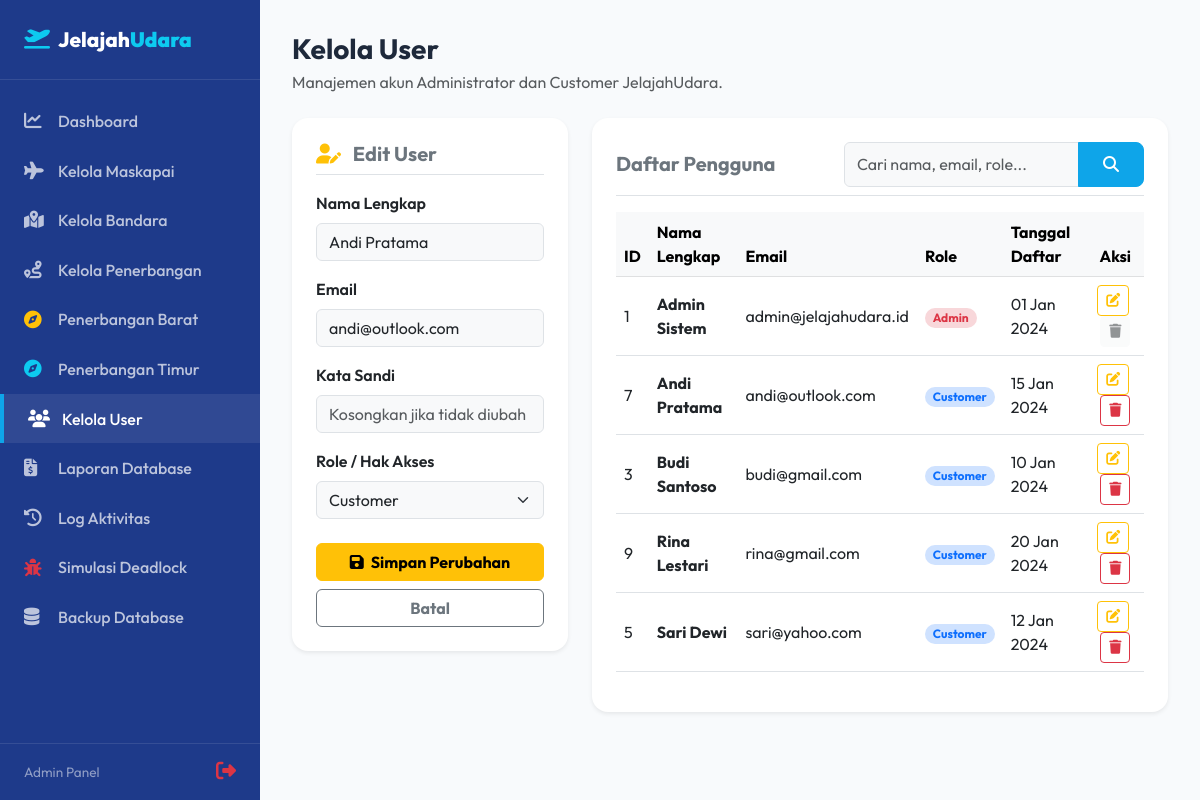
The app's page /admin/user/index.php?action=edit&id=7 (signed in) with its own data.
### tables this page shows
CREATE TABLE `users` (
  `id_user` int unsigned NOT NULL AUTO_INCREMENT,
  `nama` varchar(100) NOT NULL,
  `email` varchar(150) NOT NULL,
  `password` varchar(255) NOT NULL,
  `role` enum('admin','customer') NOT NULL DEFAULT 'customer',
  `created_at` datetime NOT NULL DEFAULT CURRENT_TIMESTAMP,
  `nama_lengkap` varchar(100) NOT NULL DEFAULT '',
  PRIMARY KEY (`id_user`),
  UNIQUE KEY `uq_email` (`email`),
  KEY `idx_role` (`role`)
);

### admin/user/index.php (the view, shortened to what this page needs)
<?php
require_once '../../includes/header.php';
$database = new Database();
$db = $database->getConnection();
$edit_data = null;
if (isset($_GET['action']) && $_GET['action'] === 'edit' && isset($_GET['id'])) {
    $id = intval($_GET['id']);
    try {
        $query = "SELECT * FROM users WHERE id_user = :id LIMIT 1";
        $stmt = $db->prepare($query);
        $stmt->bindParam(':id', $id);
        $stmt->execute();
        $edit_data = $stmt->fetch(PDO::FETCH_ASSOC);
    } catch (PDOException $e) {}
}
$search = isset($_GET['search']) ? filter_input(INPUT_GET, 'search', FILTER_SANITIZE_SPECIAL_CHARS) : '';
$users_list = [];
try {
    if (!empty($search)) {
        $query = "SELECT * FROM users
                  WHERE nama_lengkap LIKE :search
                     OR email LIKE :search
                     OR role LIKE :search
                  ORDER BY nama_lengkap ASC";
        $stmt = $db->prepare($query);
        $search_param = "%" . $search . "%";
        $stmt->bindParam(':search', $search_param);
    } else {
        $query = "SELECT * FROM users ORDER BY nama_lengkap ASC";
        $stmt = $db->prepare($query);
    }
    $stmt->execute();
    $users_list = $stmt->fetchAll(PDO::FETCH_ASSOC);
} catch (PDOException $e) {}
?>
<div class="admin-wrapper">
    <?php require_once '../../includes/sidebar.php'; ?>
    <main class="admin-content">
        <div class="d-flex justify-content-between align-items-center mb-4">
            <div>
                <h3 class="fw-bold mb-1">Kelola User</h3>
                <p class="text-muted mb-0">Manajemen akun Administrator dan Customer JelajahUdara.</p>
            </div>
        </div>
        <div class="row g-4">
            <div class="col-lg-4">
                <div class="card border-0 shadow-sm rounded-4 p-4 bg-white">
                    <h5 class="fw-bold text-secondary mb-3 pb-2 border-bottom">
                        <?= $edit_data ? '<i class="fa-solid fa-user-pen text-warning me-2"></i> Edit User' : '<i class="fa-solid fa-user-plus text-primary me-2"></i> Tambah User' ?>
                    </h5>
                    <form action="index.php" method="POST">
                        <div class="mb-3">
                            <label for="nama_lengkap" class="form-label fw-semibold">Nama Lengkap</label>
                            <input type="text" class="form-control bg-light" id="nama_lengkap" name="nama_lengkap" value="<?= htmlspecialchars($edit_data['nama_lengkap'] ?? '') ?>" placeholder="Masukkan nama lengkap" required>
                        </div>
                        <div class="mb-3">
                            <label for="email" class="form-label fw-semibold">Email</label>
                            <input type="email" class="form-control bg-light" id="email" name="email" value="<?= htmlspecialchars($edit_data['email'] ?? '') ?>" placeholder="nama@email.com" required>
                        </div>
                        <div class="mb-3">
                            <label for="password" class="form-label fw-semibold">Kata Sandi</label>
                            <input type="password" class="form-control bg-light" id="password" name="password" placeholder="<?= $edit_data ? 'Kosongkan jika tidak diubah' : 'Minimal 6 karakter' ?>" <?= $edit_data ? '' : 'required' ?> minlength="6">
                        </div>
                        <div class="mb-4">
                            <label for="role" class="form-label fw-semibold">Role / Hak Akses</label>
                            <select class="form-select bg-light" id="role" name="role" required>
                                <option value="customer" <?= (isset($edit_data['role']) && $edit_data['role'] === 'customer') ? 'selected' : '' ?>>Customer</option>
                            </select>
                        </div>
                        <button type="submit" name="<?= $edit_data ? 'edit_user' : 'add_user' ?>" class="btn <?= $edit_data ? 'btn-warning' : 'btn-primary' ?> w-100 fw-bold">
                            <?= $edit_data ? '<i class="fa-solid fa-floppy-disk me-1"></i> Simpan Perubahan' : '<i class="fa-solid fa-plus me-1"></i> Tambah User' ?>
                        </button>
                        <?php if ($edit_data): ?>
                            <a href="index.php" class="btn btn-outline-secondary w-100 fw-bold mt-2">Batal</a>
                        <?php endif; ?>
                    </form>
                </div>
            </div>
            <div class="col-lg-8">
                <div class="card border-0 shadow-sm rounded-4 p-4 bg-white">
                    <div class="d-flex flex-column flex-md-row justify-content-between align-items-md-center gap-3 mb-3 border-bottom pb-2">
                        <h5 class="fw-bold text-secondary mb-0">Daftar Pengguna</h5>
                        <form action="" method="GET" class="d-flex" style="max-width: 300px;">
                            <div class="input-group">
                                <input type="text" name="search" class="form-control bg-light" placeholder="Cari nama, email, role..." value="<?= htmlspecialchars($search) ?>">
                                <button class="btn btn-primary" type="submit"><i class="fa-solid fa-magnifying-glass"></i></button>
                            </div>
                        </form>
                    </div>
                    <div class="table-responsive">
                        <table class="table table-hover align-middle">
                            <thead class="table-light">
                                <tr>
                                    <th>ID</th>
                                    <th>Nama Lengkap</th>
                                    <th>Email</th>
                                    <th>Role</th>
                                    <th>Tanggal Daftar</th>
                                    <th class="text-center">Aksi</th>
                                </tr>
                            </thead>
                            <tbody>
                                <?php if (!empty($users_list)): ?>
                                    <?php foreach ($users_list as $u): ?>
                                        <tr>
                                            <td><?= $u['id_user'] ?></td>
                                            <td><strong><?= htmlspecialchars($u['nama_lengkap']) ?></strong></td>
                                            <td><?= htmlspecialchars($u['email']) ?></td>
                                            <td>
                                                <span class="badge <?= $u['role'] === 'admin' ? 'bg-danger-subtle text-danger' : 'bg-primary-subtle text-primary' ?> px-2.5 py-1.5 rounded-pill text-capitalize">
                                                    <?= htmlspecialchars($u['role']) ?>
                                                </span>
                                            </td>
                                            <td><?= date('d M Y', strtotime($u['created_at'])) ?></td>
                                            <td class="text-center">
                                                <a href="index.php?action=edit&id=<?= $u['id_user'] ?>" class="btn btn-outline-warning btn-sm me-1" title="Edit">
                                                    <i class="fa-solid fa-pen-to-square"></i>
                                                </a>
                                                <?php if ($u['id_user'] !== intval($_SESSION['user_id'])): ?>
                                                    <a href="index.php?action=delete&id=<?= $u['id_user'] ?>" class="btn btn-outline-danger btn-sm" onclick="return confirm('Apakah Anda yakin ingin menghapus user ini?');" title="Hapus">
                                                        <i class="fa-solid fa-trash"></i>
                                                    </a>
                                                <?php else: ?>
                                                    <button class="btn btn-light btn-sm text-muted" disabled><i class="fa-solid fa-trash"></i></button>
                                                <?php endif; ?>
                                            </td>
                                        </tr>
                                    <?php endforeach; ?>
                                <?php else: ?>
                                    <tr>
                                        <td colspan="6" class="text-center py-4 text-muted">User tidak ditemukan.</td>
                                    </tr>
                                <?php endif; ?>
                            </tbody>
                        </table>
                    </div>
                </div>
            </div>
        </div>
    </main>
</div>
<?php
require_once '../../includes/footer.php';
?>

### assets/css/style.css (style rules this page uses)
:root { --primary-color: #0EA5E9; --primary-hover: #0284C7; --secondary-color: #1E3A8A; --secondary-hover: #172554; --success-color: #22C55E; --warning-color: #F59E0B; --danger-color: #EF4444; --bg-color: #F8FAFC; --card-shadow: 0 10px 30px -5px rgba(0, 0, 0, 0.05), 0 4px 6px -2px rgba(0, 0, 0, 0.02); --hover-shadow: 0 20px 40px -5px rgba(14, 165, 233, 0.15), 0 8px 16px -4px rgba(14, 165, 233, 0.05); }
body { font-family: 'Outfit', sans-serif; background-color: var(--bg-color); color: #1E293B; min-height: 100vh; display: flex; flex-direction: column; }
main { flex: 1; }
.btn-primary { background-color: var(--primary-color); border-color: var(--primary-color); padding: 0.6rem 1.5rem; font-weight: 500; border-radius: 8px; transition: all 0.3s ease; }
.admin-wrapper { display: flex; min-height: 100vh; }
.admin-content { flex: 1; background-color: var(--bg-color); padding: 2rem; overflow-x: hidden; }

### records on screen
users: nama_lengkap "Andi Pratama", email "andi@outlook.com", role "Customer", id_user "7", created_at "15 Jan 2024"
users: id_user "1", nama_lengkap "Admin Sistem", email "admin@jelajahudara.id", role "Admin", created_at "01 Jan 2024"
users: id_user "3", nama_lengkap "Budi Santoso", email "budi@gmail.com", role "Customer", created_at "10 Jan 2024"
users: id_user "9", nama_lengkap "Rina Lestari", email "rina@gmail.com", role "Customer", created_at "20 Jan 2024"
users: id_user "5", nama_lengkap "Sari Dewi", email "sari@yahoo.com", role "Customer", created_at "12 Jan 2024"
